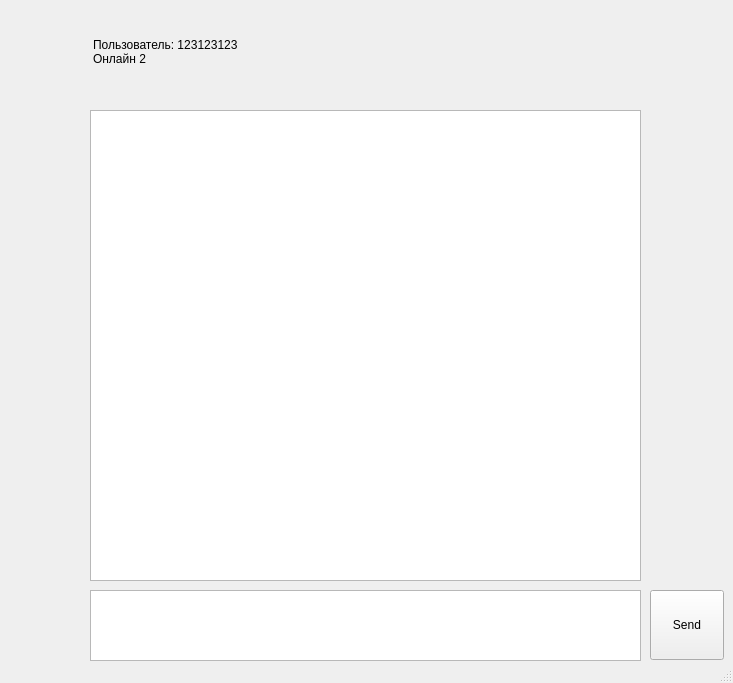
<?xml version="1.0" encoding="UTF-8"?>
<ui version="4.0">
 <class>MainWindow</class>
 <widget class="QMainWindow" name="MainWindow">
  <property name="geometry">
   <rect>
    <x>0</x>
    <y>0</y>
    <width>733</width>
    <height>683</height>
   </rect>
  </property>
  <property name="windowTitle">
   <string>MainWindow</string>
  </property>
  <widget class="QWidget" name="centralwidget">
   <property name="sizePolicy">
    <sizepolicy hsizetype="Fixed" vsizetype="Fixed">
     <horstretch>0</horstretch>
     <verstretch>0</verstretch>
    </sizepolicy>
   </property>
   <widget class="QTextBrowser" name="textBrowser">
    <property name="geometry">
     <rect>
      <x>90</x>
      <y>110</y>
      <width>551</width>
      <height>471</height>
     </rect>
    </property>
   </widget>
   <widget class="QPlainTextEdit" name="plainTextEdit">
    <property name="geometry">
     <rect>
      <x>90</x>
      <y>590</y>
      <width>551</width>
      <height>71</height>
     </rect>
    </property>
   </widget>
   <widget class="QPushButton" name="pushButton">
    <property name="geometry">
     <rect>
      <x>650</x>
      <y>590</y>
      <width>74</width>
      <height>70</height>
     </rect>
    </property>
    <property name="focusPolicy">
     <enum>Qt::ClickFocus</enum>
    </property>
    <property name="text">
     <string>Send</string>
    </property>
   </widget>
   <widget class="QLabel" name="label">
    <property name="geometry">
     <rect>
      <x>93</x>
      <y>16</y>
      <width>241</width>
      <height>71</height>
     </rect>
    </property>
    <property name="text">
     <string>Пользователь: 123123123
Онлайн 2</string>
    </property>
   </widget>
  </widget>
  <widget class="QStatusBar" name="statusbar"/>
 </widget>
 <resources/>
 <connections/>
</ui>
